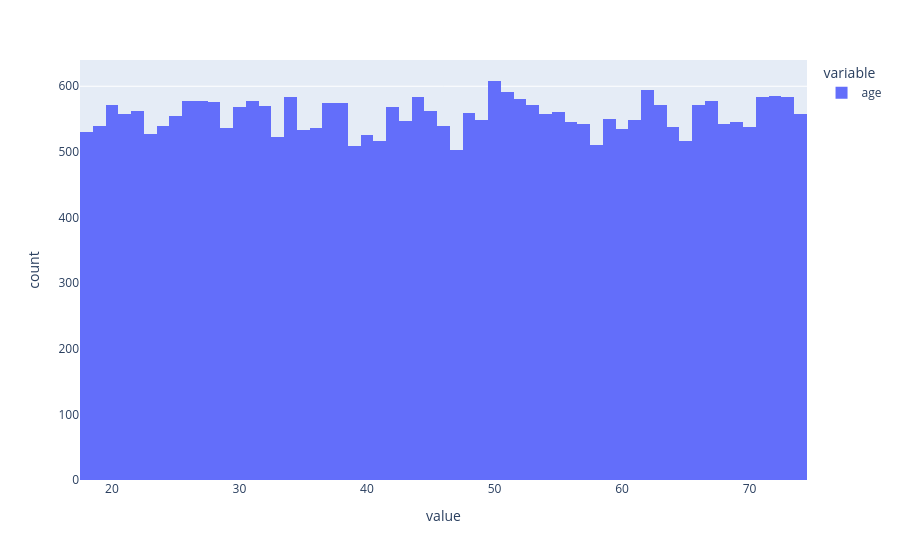

Notebook code cell kept with this figure:
### Code cell
px.histogram(df['age'])

### Figure 1 — Plotly figure (JSON) as saved in the notebook; plotly's stock layout.template omitted (floating-point values rounded to 4 significant figures; data arrays with more than 128 entries replaced by an {"elided": "..."} marker saying what was removed)
{"data": [{"bingroup": "x", "hovertemplate": "variable=age<br>value=%{x}<br>count=%{y}<extra></extra>", "legendgroup": "age", "marker": {"color": "#636efa", "pattern": {"shape": ""}}, "name": "age", "orientation": "v", "showlegend": true, "type": "histogram", "x": {"elided": "32299 float values"}, "xaxis": "x", "yaxis": "y"}], "layout": {"barmode": "relative", "legend": {"title": {"text": "variable"}, "tracegroupgap": 0}, "margin": {"t": 60}, "xaxis": {"anchor": "y", "domain": [0, 1], "title": {"text": "value"}}, "yaxis": {"anchor": "x", "domain": [0, 1], "title": {"text": "count"}}}}
